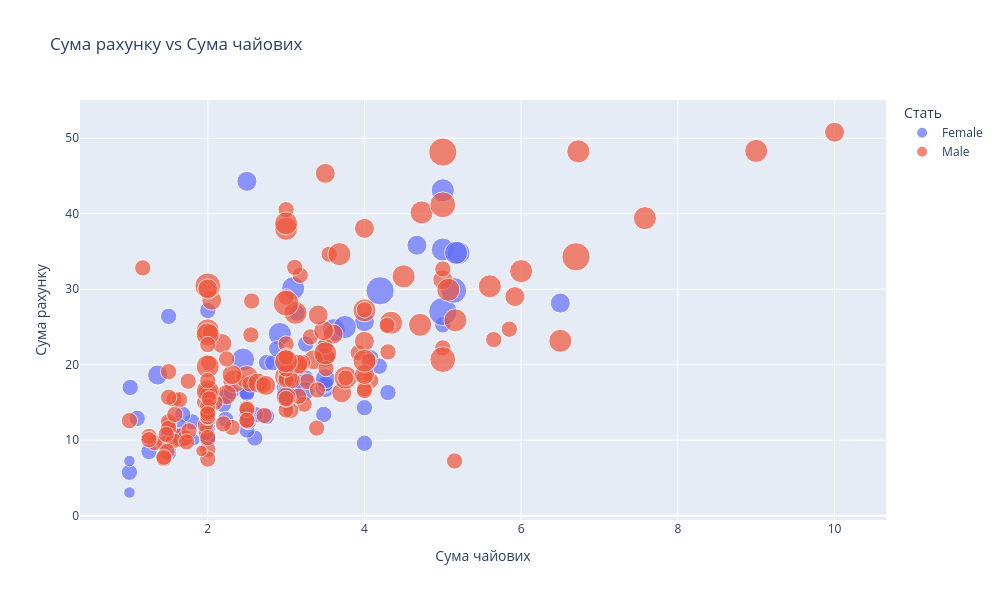

Here is the notebook cell this chart was saved with:
### Code cell
#Графік з урахуванням розміру компанії

fig = px.scatter(df, x='tip', y='total_bill', color='sex', size='size',
                 title='Сума рахунку vs Сума чайових',
                 labels={'total_bill': 'Сума рахунку', 'tip': 'Сума чайових', 'sex': 'Стать'},
                 width=1000,
                 height=600)
fig.show()

### Figure 1 — Plotly figure (JSON) as saved in the notebook; plotly's stock layout.template omitted (floating-point values rounded to 4 significant figures; data arrays with more than 128 entries replaced by an {"elided": "..."} marker saying what was removed)
{"data": [{"hovertemplate": "Стать=Female<br>Сума чайових=%{x}<br>Сума рахунку=%{y}<br>size=%{marker.size}<extra></extra>", "legendgroup": "Female", "marker": {"color": "#636efa", "size": [2, 4, 4, 2, 3, 3, 2, 2, 2, 2, 4, 3, 2, 4, 2, 2, 1, 3, 2, 2, 2, 1, 4, 2, 2, 2, 2, 2, 3, 2, 2, 2, 1, 3, 2, 2, 2, 4, 2, 2, 6, 2, 2, 2, 2, 2, 2, 2, 2, 2, 2, 2, 6, 2, 2, 3, 2, 5, 4, 2, 3, 2, 2, 2, 2, 3, 3, 2, 4, 2, 2, 2, 2, 3, 2, 2, 3, 2, 4, 2, 3, 2, 2, 2, 3, 2, 2], "sizemode": "area", "sizeref": 0.015, "symbol": "circle"}, "mode": "markers", "name": "Female", "orientation": "v", "showlegend": true, "type": "scatter", "x": [1.01, 3.61, 5.0, 3.02, 1.67, 3.5, 2.75, 2.23, 3.0, 3.0, 2.45, 3.07, 2.6, 5.2, 1.5, 2.47, 1.0, 3.0, 3.14, 5.0, 2.2, 1.83, 5.17, 1.0, 4.3, 3.25, 2.5, 3.0, 2.5, 3.48, 4.08, 4.0, 1.0, 4.0, 3.5, 1.5, 1.8, 2.92, 1.68, 2.52, 4.2, 2.0, 2.0, 2.83, 1.5, 2.0, 3.25, 1.25, 2.0, 2.0, 2.75, 3.5, 5.0, 2.3, 1.5, 1.36, 1.63, 5.14, 3.75, 2.61, 2.0, 3.0, 1.61, 2.0, 4.0, 3.5, 3.5, 4.19, 5.0, 2.0, 2.01, 2.0, 2.5, 3.23, 2.23, 2.5, 6.5, 1.1, 3.09, 3.48, 3.0, 2.5, 2.0, 2.88, 4.67, 2.0, 3.0], "xaxis": "x", "y": [16.99, 24.59, 35.26, 14.83, 10.33, 16.97, 20.29, 15.77, 19.65, 15.06, 20.69, 16.93, 10.29, 34.81, 26.41, 16.45, 3.07, 17.07, 26.86, 25.28, 14.73, 10.07, 34.83, 5.75, 16.32, 22.75, 11.35, 15.38, 44.3, 22.42, 20.92, 14.31, 7.25, 25.71, 17.31, 10.65, 12.43, 24.08, 13.42, 12.48, 29.8, 14.52, 11.38, 20.27, 11.17, 12.26, 18.26, 8.51, 10.33, 14.15, 13.16, 17.47, 27.05, 16.43, 8.35, 18.64, 11.87, 29.85, 25.0, 13.39, 16.21, 17.51, 10.59, 10.63, 9.6, 20.9, 18.15, 19.81, 43.11, 13.0, 12.74, 13.0, 16.4, 16.47, 12.76, 13.27, 28.17, 12.9, 30.14, 13.42, 15.98, 16.27, 10.09, 22.12, 35.83, 27.18, 18.78], "yaxis": "y"}, {"hovertemplate": "Стать=Male<br>Сума чайових=%{x}<br>Сума рахунку=%{y}<br>size=%{marker.size}<extra></extra>", "legendgroup": "Male", "marker": {"color": "#EF553B", "size": {"elided": "157 int values"}, "sizemode": "area", "sizeref": 0.015, "symbol": "circle"}, "mode": "markers", "name": "Male", "orientation": "v", "showlegend": true, "type": "scatter", "x": {"elided": "157 float values"}, "xaxis": "x", "y": {"elided": "157 float values"}, "yaxis": "y"}], "layout": {"height": 600, "legend": {"itemsizing": "constant", "title": {"text": "Стать"}, "tracegroupgap": 0}, "title": {"text": "Сума рахунку vs Сума чайових"}, "width": 1000, "xaxis": {"anchor": "y", "domain": [0, 1], "title": {"text": "Сума чайових"}}, "yaxis": {"anchor": "x", "domain": [0, 1], "title": {"text": "Сума рахунку"}}}}
